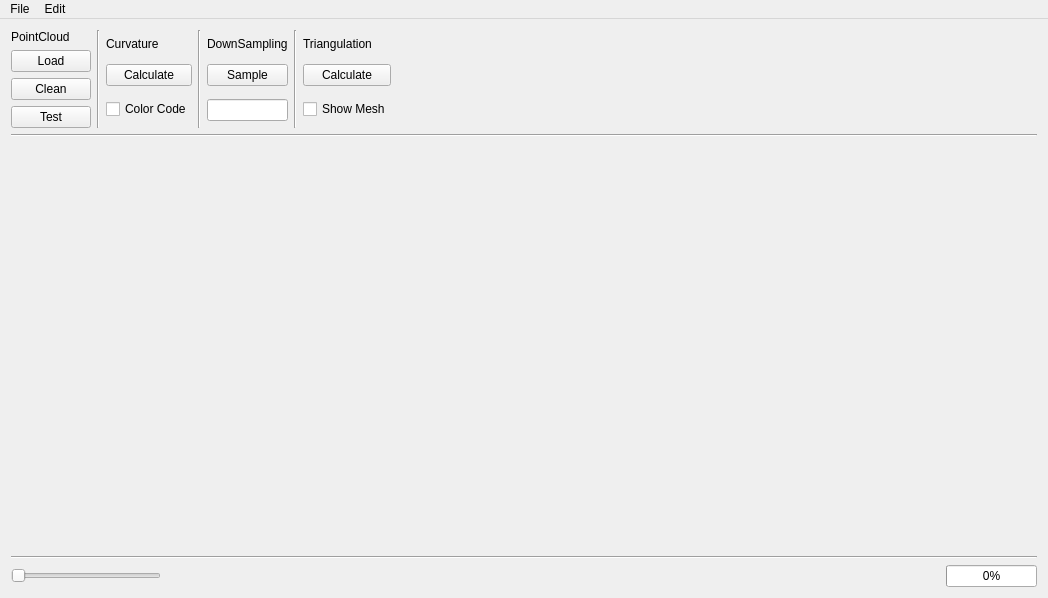
<?xml version="1.0" encoding="UTF-8"?>
<ui version="4.0">
 <class>MainWindow</class>
 <widget class="QMainWindow" name="MainWindow">
  <property name="geometry">
   <rect>
    <x>0</x>
    <y>0</y>
    <width>1048</width>
    <height>598</height>
   </rect>
  </property>
  <property name="minimumSize">
   <size>
    <width>300</width>
    <height>100</height>
   </size>
  </property>
  <property name="windowTitle">
   <string>MainWindow</string>
  </property>
  <widget class="QWidget" name="centralWidget">
   <layout class="QGridLayout" name="gridLayout">
    <item row="5" column="0">
     <layout class="QVBoxLayout" name="verticalLayout_2">
      <item>
       <widget class="Line" name="line">
        <property name="orientation">
         <enum>Qt::Horizontal</enum>
        </property>
       </widget>
      </item>
      <item>
       <layout class="QHBoxLayout" name="horizontalLayout_3">
        <item>
         <widget class="QSlider" name="horizontalSlider_p">
          <property name="maximumSize">
           <size>
            <width>150</width>
            <height>20</height>
           </size>
          </property>
          <property name="minimum">
           <number>1</number>
          </property>
          <property name="maximum">
           <number>3</number>
          </property>
          <property name="value">
           <number>1</number>
          </property>
          <property name="sliderPosition">
           <number>1</number>
          </property>
          <property name="orientation">
           <enum>Qt::Horizontal</enum>
          </property>
         </widget>
        </item>
        <item>
         <spacer name="horizontalSpacer_2">
          <property name="orientation">
           <enum>Qt::Horizontal</enum>
          </property>
          <property name="sizeHint" stdset="0">
           <size>
            <width>40</width>
            <height>20</height>
           </size>
          </property>
         </spacer>
        </item>
        <item>
         <widget class="QProgressBar" name="progressBar">
          <property name="sizePolicy">
           <sizepolicy hsizetype="Minimum" vsizetype="Fixed">
            <horstretch>0</horstretch>
            <verstretch>0</verstretch>
           </sizepolicy>
          </property>
          <property name="minimumSize">
           <size>
            <width>20</width>
            <height>0</height>
           </size>
          </property>
          <property name="maximumSize">
           <size>
            <width>1677721</width>
            <height>16777215</height>
           </size>
          </property>
          <property name="value">
           <number>0</number>
          </property>
         </widget>
        </item>
       </layout>
      </item>
     </layout>
    </item>
    <item row="3" column="0">
     <layout class="QHBoxLayout" name="horizontalLayout_2">
      <item>
       <widget class="QVTKWidget" name="qvtkWidget" native="true"/>
      </item>
     </layout>
    </item>
    <item row="1" column="0">
     <layout class="QVBoxLayout" name="verticalLayout">
      <item>
       <layout class="QHBoxLayout" name="horizontalLayout">
        <item>
         <layout class="QVBoxLayout" name="GeneralLAYOUT">
          <item>
           <widget class="QLabel" name="label_3">
            <property name="text">
             <string>PointCloud</string>
            </property>
           </widget>
          </item>
          <item>
           <widget class="QPushButton" name="loadButton">
            <property name="text">
             <string>Load</string>
            </property>
           </widget>
          </item>
          <item>
           <widget class="QPushButton" name="cleanButton">
            <property name="text">
             <string>Clean</string>
            </property>
           </widget>
          </item>
          <item>
           <widget class="QPushButton" name="testButton">
            <property name="text">
             <string>Test</string>
            </property>
           </widget>
          </item>
         </layout>
        </item>
        <item>
         <widget class="Line" name="line_4">
          <property name="orientation">
           <enum>Qt::Vertical</enum>
          </property>
         </widget>
        </item>
        <item>
         <layout class="QVBoxLayout" name="CurvatureLAYOUT">
          <item>
           <widget class="QLabel" name="label">
            <property name="sizePolicy">
             <sizepolicy hsizetype="Preferred" vsizetype="Fixed">
              <horstretch>0</horstretch>
              <verstretch>0</verstretch>
             </sizepolicy>
            </property>
            <property name="layoutDirection">
             <enum>Qt::LeftToRight</enum>
            </property>
            <property name="text">
             <string>Curvature</string>
            </property>
           </widget>
          </item>
          <item>
           <widget class="QPushButton" name="computeCurvature">
            <property name="sizePolicy">
             <sizepolicy hsizetype="Minimum" vsizetype="Fixed">
              <horstretch>0</horstretch>
              <verstretch>0</verstretch>
             </sizepolicy>
            </property>
            <property name="minimumSize">
             <size>
              <width>1</width>
              <height>1</height>
             </size>
            </property>
            <property name="font">
             <font>
              <weight>50</weight>
              <bold>false</bold>
             </font>
            </property>
            <property name="text">
             <string>Calculate</string>
            </property>
            <property name="iconSize">
             <size>
              <width>30</width>
              <height>16</height>
             </size>
            </property>
           </widget>
          </item>
          <item>
           <widget class="QCheckBox" name="ColorCode">
            <property name="text">
             <string>Color Code</string>
            </property>
           </widget>
          </item>
         </layout>
        </item>
        <item>
         <widget class="Line" name="line_3">
          <property name="orientation">
           <enum>Qt::Vertical</enum>
          </property>
         </widget>
        </item>
        <item>
         <layout class="QVBoxLayout" name="verticalLayout_3">
          <item>
           <widget class="QLabel" name="label_4">
            <property name="sizePolicy">
             <sizepolicy hsizetype="Preferred" vsizetype="Fixed">
              <horstretch>0</horstretch>
              <verstretch>0</verstretch>
             </sizepolicy>
            </property>
            <property name="text">
             <string>DownSampling</string>
            </property>
           </widget>
          </item>
          <item>
           <widget class="QPushButton" name="sampleButton">
            <property name="text">
             <string>Sample</string>
            </property>
           </widget>
          </item>
          <item>
           <widget class="QLineEdit" name="lineEdit">
            <property name="sizePolicy">
             <sizepolicy hsizetype="Ignored" vsizetype="Fixed">
              <horstretch>0</horstretch>
              <verstretch>0</verstretch>
             </sizepolicy>
            </property>
            <property name="text">
             <string extracomment="100"/>
            </property>
            <property name="maxLength">
             <number>3</number>
            </property>
            <property name="readOnly">
             <bool>false</bool>
            </property>
            <property name="placeholderText">
             <string/>
            </property>
           </widget>
          </item>
         </layout>
        </item>
        <item>
         <widget class="Line" name="line_5">
          <property name="orientation">
           <enum>Qt::Vertical</enum>
          </property>
         </widget>
        </item>
        <item>
         <layout class="QVBoxLayout" name="TriangulationLAYOUT">
          <item>
           <widget class="QLabel" name="label_2">
            <property name="sizePolicy">
             <sizepolicy hsizetype="Preferred" vsizetype="Fixed">
              <horstretch>0</horstretch>
              <verstretch>0</verstretch>
             </sizepolicy>
            </property>
            <property name="text">
             <string>Triangulation</string>
            </property>
           </widget>
          </item>
          <item>
           <widget class="QPushButton" name="computeTriangulation">
            <property name="text">
             <string>Calculate</string>
            </property>
           </widget>
          </item>
          <item>
           <widget class="QCheckBox" name="ShowMesh">
            <property name="text">
             <string>Show Mesh</string>
            </property>
           </widget>
          </item>
         </layout>
        </item>
        <item>
         <spacer name="horizontalSpacer">
          <property name="orientation">
           <enum>Qt::Horizontal</enum>
          </property>
          <property name="sizeHint" stdset="0">
           <size>
            <width>40</width>
            <height>20</height>
           </size>
          </property>
         </spacer>
        </item>
       </layout>
      </item>
      <item>
       <widget class="Line" name="line_2">
        <property name="orientation">
         <enum>Qt::Horizontal</enum>
        </property>
       </widget>
      </item>
     </layout>
    </item>
   </layout>
  </widget>
  <widget class="QMenuBar" name="menuBar">
   <property name="geometry">
    <rect>
     <x>0</x>
     <y>0</y>
     <width>1048</width>
     <height>21</height>
    </rect>
   </property>
   <widget class="QMenu" name="menuFile">
    <property name="title">
     <string>File</string>
    </property>
    <addaction name="actionLoad"/>
    <addaction name="actionExit"/>
   </widget>
   <widget class="QMenu" name="menuEdit">
    <property name="title">
     <string>Edit</string>
    </property>
    <addaction name="actionClear_Clouds"/>
   </widget>
   <addaction name="menuFile"/>
   <addaction name="menuEdit"/>
  </widget>
  <action name="actionLoad">
   <property name="text">
    <string>Load</string>
   </property>
  </action>
  <action name="actionExit">
   <property name="text">
    <string>Exit</string>
   </property>
  </action>
  <action name="actionClear_Clouds">
   <property name="text">
    <string>Clear Clouds</string>
   </property>
  </action>
 </widget>
 <layoutdefault spacing="6" margin="11"/>
 <customwidgets>
  <customwidget>
   <class>QVTKWidget</class>
   <extends>QWidget</extends>
   <header>QVTKWidget.h</header>
  </customwidget>
 </customwidgets>
 <resources/>
 <connections/>
</ui>
